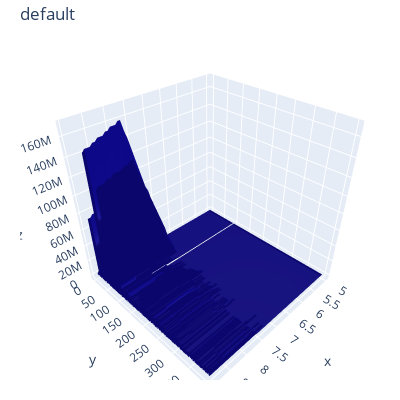

The code cell stored with this chart in its notebook:
### Code cell
import plotly.graph_objects as go
import pandas as pd

# Read data from a csv
z_data = pd.read_excel("/home/muhammadkrisnanda/Downloads/Tokokita.xlsx")

fig = go.Figure(data=go.Surface(z=z_data, showscale=False))
fig.update_layout(
    title='Mt Bruno Elevation',
    width=400, height=400,
    margin=dict(t=40, r=0, l=20, b=20)
)

name = 'default'
# Default parameters which are used when `layout.scene.camera` is not provided
camera = dict(
    up=dict(x=0, y=0, z=1),
    center=dict(x=0, y=0, z=0),
    eye=dict(x=1.25, y=1.25, z=1.25)
)

fig.update_layout(scene_camera=camera, title=name)
fig.show()

### Figure 1 — Plotly figure (JSON) as saved in the notebook; plotly's stock layout.template omitted (floating-point values rounded to 4 significant figures; data arrays with more than 128 entries replaced by an {"elided": "..."} marker saying what was removed)
{"data": [{"showscale": false, "type": "surface", "z": {"elided": "400x12 mixed values"}}], "layout": {"height": 400, "margin": {"b": 20, "l": 20, "r": 0, "t": 40}, "scene": {"camera": {"center": {"x": 0, "y": 0, "z": 0}, "eye": {"x": 1.25, "y": 1.25, "z": 1.25}, "up": {"x": 0, "y": 0, "z": 1}}}, "title": {"text": "default"}, "width": 400}}
